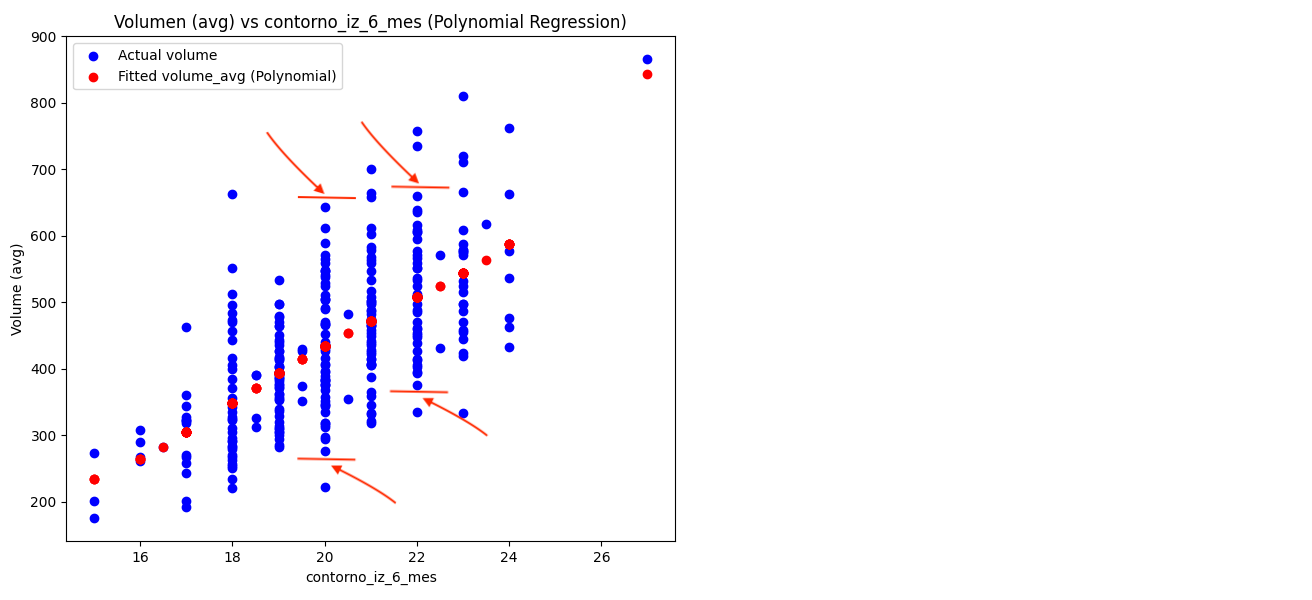

This figure's Python source:
import pandas as pd
import numpy as np
from sklearn.preprocessing import PolynomialFeatures
from sklearn.linear_model import LinearRegression
from sklearn.metrics import mean_squared_error, r2_score
import matplotlib.pyplot as plt

# Step 1: Load the dataset from CSV
data = pd.read_csv('datos_contorno.csv')

# Step 2: Define the independent variables (contorno_iz_6_mes) and dependent variables (avg volume 6 months after surgery)
X = data[['contorno_iz_6_mes']]  # Independent variables
y = data[['volume_avg']]  # Dependent variables

# Step 3: Polynomial transformation
degree = 4  # You can adjust the degree of the polynomial here
poly = PolynomialFeatures(degree=degree)
X_poly = poly.fit_transform(X)

# Step 4: Fit the polynomial regression model
poly_model = LinearRegression()
poly_model.fit(X_poly, y)

# Step 5: Make predictions
y_pred = poly_model.predict(X_poly)

# Step 6: Evaluate the model performance
mse = mean_squared_error(y, y_pred)
r2 = r2_score(y, y_pred)

print(f"Polynomial Regression Model (Degree {degree})")
print(f"Mean Squared Error: {mse}")
print(f"R-squared: {r2}")

# Step 7: Plotting the results (for 2D visualization, we'll use scatter plots for each feature)

# Plot for 'infra'
plt.figure(figsize=(14, 6))
# infra_6_mes vs volume_avg
# 'volumen_pre' vs 'reborde'
plt.subplot(1, 2, 1)
plt.scatter(data['contorno_iz_6_mes'], data['volume_avg'], color='blue', label='Actual volume')
plt.scatter(data['contorno_iz_6_mes'], y_pred[:, 0], color='red', label='Fitted volume_avg (Polynomial)')
plt.title('Volumen (avg) vs contorno_iz_6_mes (Polynomial Regression)')
plt.xlabel('contorno_iz_6_mes')
plt.ylabel('Volume (avg)')
plt.legend()

plt.tight_layout()
plt.show()
